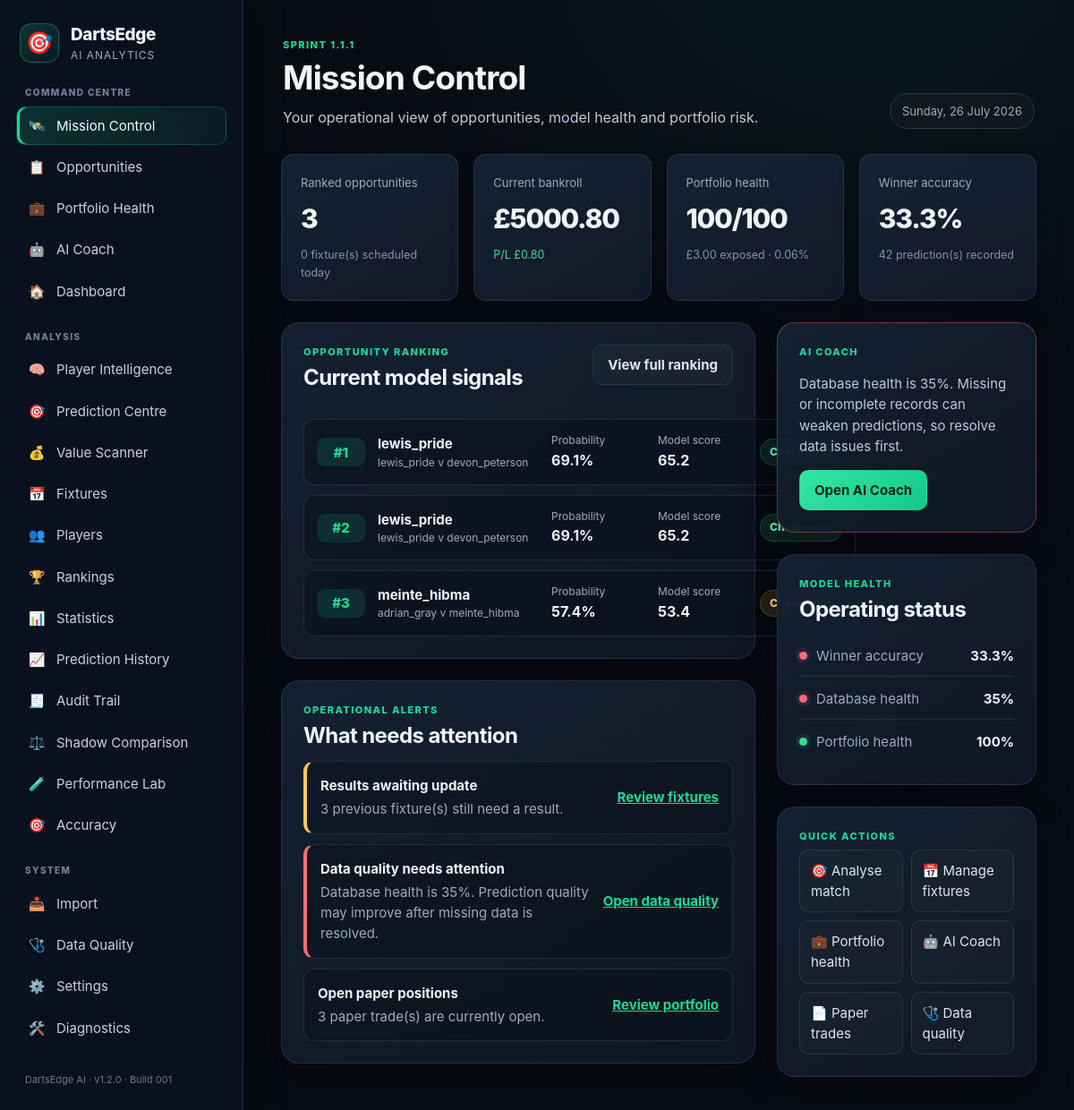
The app's page /mission-control with its own data.
### app/models/match.py (models this page shows)
class Match(Base):
    __tablename__ = "matches"
    id = Column(Integer, primary_key=True, index=True)
    date = Column(Date)
    tournament = Column(String, default="MODUS")
    stage = Column(String, default="Group")
    match_format = Column(String, default="Best of 7")
    status = Column(String, default="scheduled")
    player_a = Column(String)
    player_b = Column(String)
    winner = Column(String)
    score = Column(String)
    first_180_player = Column(String, nullable=True)
    first_leg_winner = Column(String, nullable=True)

### app/routes/mission_control.py (the view)
@router.get("/mission-control")
def mission_control_page(request: Request):
    db = SessionLocal()
    try:
        mission_control = build_mission_control_data(db)
        return templates.TemplateResponse(
            "mission_control.html",
            {
                "request": request,
                **mission_control,
            },
        )
    finally:
        db.close()

### app/templates/mission_control.html (shortened to what this page needs)
{% extends "base.html" %}
{% block content %}
<section class="mission-hero">
    <div>
        <div class="section-kicker">Sprint 1.1.1</div>
        <h1>Mission Control</h1>
        <p>Your operational view of opportunities, model health and portfolio risk.</p>
    </div>
    <div class="mission-date">{{ mission_control_date.strftime('%A, %d %B %Y') }}</div>
</section>
<section class="mission-kpi-grid">
    <article class="mission-kpi-card">
        <span>Ranked opportunities</span>
        <strong>{{ opportunity_count }}</strong>
        <small>{{ today_fixture_count }} fixture(s) scheduled today</small>
    </article>
    <article class="mission-kpi-card">
        <span>Current bankroll</span>
        <strong>£{{ '%.2f'|format(current_bankroll) }}</strong>
        <small class="{% if total_profit_loss >= 0 %}text-positive{% else %}text-risk{% endif %}">
            P/L £{{ '%.2f'|format(total_profit_loss) }}
        </small>
    </article>
    <article class="mission-kpi-card">
        <span>Portfolio health</span>
        <strong>{{ portfolio_health.health_score }}/100</strong>
        <small>£{{ '%.2f'|format(open_stake) }} exposed · {{ exposure_percent }}%</small>
    </article>
    <article class="mission-kpi-card">
        <span>Winner accuracy</span>
        <strong>{{ winner_accuracy }}%</strong>
        <small>{{ prediction_count }} prediction(s) recorded</small>
    </article>
</section>
<section class="mission-layout">
    <div class="mission-main-column">
        <article class="card mission-panel">
            <div class="section-heading-row">
                <div>
                    <div class="section-kicker">Opportunity ranking</div>
                    <h2>Current model signals</h2>
                </div>
                <a class="secondary-button" href="/opportunities">View full ranking</a>
            </div>
            {% if ranked_opportunities %}
            <div class="mission-opportunity-list">
                {% for opportunity in ranked_opportunities %}
                <div class="mission-opportunity-row">
                    <div class="mission-rank">#{{ opportunity.rank }}</div>
                    <div class="mission-opportunity-match">
                        <strong>{{ opportunity.selection }}</strong>
                        <span>{{ opportunity.player_a }} v {{ opportunity.player_b }}</span>
                    </div>
                    <div class="mission-opportunity-metric">
                        <span>Probability</span>
                        <strong>{{ opportunity.probability }}%</strong>
                    </div>
                    <div class="mission-opportunity-metric">
                        <span>Model score</span>
                        <strong>{{ opportunity.model_score }}</strong>
                    </div>
                    <span class="badge {% if opportunity.stars >= 4 %}badge-success{% elif opportunity.stars >= 3 %}badge-warning{% else %}badge-secondary{% endif %}">
                        {{ opportunity.action }}
                    </span>
                </div>
                {% endfor %}
            </div>
            {% else %}
            <div class="empty-state">
                <p>No opportunities are currently ranked.</p>
                <a class="primary-button" href="/predict-v2">Run a prediction</a>
            </div>
            {% endif %}
        </article>
        <article class="card mission-panel">
            <div class="section-kicker">Operational alerts</div>
            <h2>What needs attention</h2>
            <div class="mission-alert-list">
                {% for alert in alerts %}
                <div class="mission-alert mission-alert-{{ alert.level }}">
                    <div>
                        <strong>{{ alert.title }}</strong>
                        <p>{{ alert.message }}</p>
                    </div>
                    <a href="{{ alert.url }}">{{ alert.action }}</a>
                </div>
                {% endfor %}
            </div>
        </article>
    </div>
    <aside class="mission-side-column">
        <article class="card mission-coach mission-coach-{{ ai_coach.tone }}">
            <div class="section-kicker">AI Coach</div>
            <p>{{ ai_coach.message }}</p>
            <a class="primary-button" href="/ai-coach">Open AI Coach</a>
        </article>
        <article class="card mission-panel">
            <div class="section-kicker">Model health</div>
            <h2>Operating status</h2>
            <div class="mission-health-list">
                {% for item in model_health %}
                <div class="mission-health-row">
                    <span class="mission-status-dot mission-status-{{ item.level }}"></span>
                    <span>{{ item.label }}</span>
                    <strong>{{ item.value }}{% if item.label != 'Portfolio ROI' %}%{% else %}%{% endif %}</strong>
                </div>
                {% endfor %}
            </div>
        </article>
        <article class="card mission-panel">
            <div class="section-kicker">Quick actions</div>
            <div class="mission-actions">
                <a href="/predict-v2">🎯 Analyse match</a>
                <a href="/fixtures">📅 Manage fixtures</a>
                <a href="/portfolio-health">💼 Portfolio health</a>
                <a href="/ai-coach">🤖 AI Coach</a>
                <a href="/paper-trades">📄 Paper trades</a>
                <a href="/data-quality">🩺 Data quality</a>
            </div>
        </article>
    </aside>
</section>
{% endblock %}

### records on screen
Match: rank "1", selection "lewis_pride", player_a "lewis_pride", player_b "devon_peterson", probability "69.1", model_score "65.2", action "Check odds"
Match: rank "2", selection "lewis_pride", player_a "lewis_pride", player_b "devon_peterson", probability "69.1", model_score "65.2", action "Check odds"
Match: rank "3", selection "meinte_hibma", player_a "adrian_gray", player_b "meinte_hibma", probability "57.4", model_score "53.4", action "Check odds"

### other values on screen
{{ mission_control_date.strftime('%A, %d %B %Y') }} "Sunday, 26 July 2026"
{{ opportunity_count }} "3"
{{ today_fixture_count }} "0"
{{ '%.2f'|format(current_bankroll) }} "5000.80"
{{ '%.2f'|format(total_profit_loss) }} "0.80"
{{ portfolio_health.health_score }} "100"
{{ '%.2f'|format(open_stake) }} "3.00"
{{ exposure_percent }} "0.06"
{{ winner_accuracy }} "33.3"
{{ prediction_count }} "42"
{{ alert.title }} "Results awaiting update" "Data quality needs attention" "Open paper positions"
{{ alert.message }} "3 previous fixture(s) still need a result." "Database health is 35%. Prediction quality may improve after missing data is resolved." "3 paper trade(s) are currently open."
{{ alert.action }} "Review fixtures" "Open data quality" "Review portfolio"
{{ ai_coach.message }} "Database health is 35%. Missing or incomplete records can weaken predictions, so resolve data issues first."
{{ item.label }} "Winner accuracy" "Database health" "Portfolio health"
